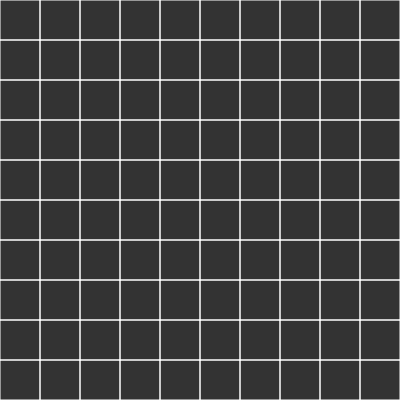
Frame 1 (no input)
Frame 60 (no input): identical to frame 1, image omitted
Frame 120 (the mouse pressed at the canvas centre since frame 60): identical to frame 1, image omitted

The p5.js sketch that drew this single still picture (run headless with seeded random() and noise() and a simulated clock; from frame 60 on, the mouse is pressed at the canvas centre):

// p5.js sketch
// ── sketch.js
var cols;
var rows;
var w = 40;
var grid = [];

// Setup function required by p5
function setup() {
  createCanvas(400, 400);
  console.log('A*');

  // Drawing area
  cols = floor(width / w);
  rows = floor(height / w);

  // Create a two dimentional Array
  for (var i = 0; i < cols; i++) {
    for (var j = 0; j < rows; j++) {
      var cell = new Cell(i, j);
      grid.push(cell);
    }
  }
}

// Animation loop
function draw() {
  background(51);

  // Create a two dimentional Array
  for (var i = 0; i < grid.length; i++) {
    grid[i].show();
  }
}

// Cell constructor
function Cell(i, j) {
  this.i = i;
  this.j = j;
  this.show = function() {
    var x = this.i * w;
    var y = this.j * w;
    stroke(255);

    // Corners
    var topLeftX = x;
    var topLeftY = y;
    var topRightX = x + w;
    var topRightY = y;
    var bottomLeftX = x;
    var bottomLeftY = y + w;
    var bottomRightX = x + w;
    var bottomRightY = y + w;

    // Draw cell walls
    line(topLeftX, topLeftY, topRightX, topRightY); // top wall
    line(topLeftX, topLeftY, bottomLeftX, bottomLeftY); // left wall
    line(topRightX, topRightY, bottomRightX, bottomRightY); // right wall
    line(bottomLeftX, bottomLeftY, bottomRightX, bottomRightY); // bottom wall

    // noFill();
    // rect(x,y,w,w);
  }
}

// ── cell.js
// Cell constructor
function Cell(i, j) {
  this.i = i;
  this.j = j;
  this.walls = [true, true, true, true] // top, right, bottom, left
  this.visited = false;

  // Highlights the cell (used to see where we are at currently)
  this.highlight = function() {
    var x = this.i * w;
    var y = this.j * w;
    noStroke();
    fill(100, 255, 100);
    rect(x, y, w, w);
  }

  // Check the neighbors
  this.checkNeighbors = function() {
    var neighbors = [];

    var top = grid[index(i, j - 1)];
    var left = grid[index(i - 1, j)];
    var right = grid[index(i + 1, j)];
    var bottom = grid[index(i, j + 1)];

    // If edge exists and is not visited
    if (top && !top.visited)
      neighbors.push(top);
    if (left && !left.visited)
      neighbors.push(left);
    if (right && !right.visited)
      neighbors.push(right);
    if (bottom && !bottom.visited)
      neighbors.push(bottom);

    // Pick a random neighbor
    if (neighbors.length > 0) {
      var r = floor(random(0, neighbors.length));
      return neighbors[r];
    } else
      return undefined;
  }

  // Draw the cell
  this.show = function() {
    var x = this.i * w;
    var y = this.j * w;
    stroke(255);

    // Corners
    var topLeftX = x;
    var topLeftY = y;
    var topRightX = x + w;
    var topRightY = y;
    var bottomLeftX = x;
    var bottomLeftY = y + w;
    var bottomRightX = x + w;
    var bottomRightY = y + w;

    // Draw cell walls
    if (this.walls[0])
      line(topLeftX, topLeftY, topRightX, topRightY); // top wall
    if (this.walls[3])
      line(topLeftX, topLeftY, bottomLeftX, bottomLeftY); // left wall
    if (this.walls[1])
      line(topRightX, topRightY, bottomRightX, bottomRightY); // right wall
    if (this.walls[2])
      line(bottomLeftX, bottomLeftY, bottomRightX, bottomRightY); // bottom wall

    // Color if visited
    if (this.visited) {
      noStroke();
      fill(200, 0, 200, 100);
      rect(x, y, w, w);
    }
  }
}
